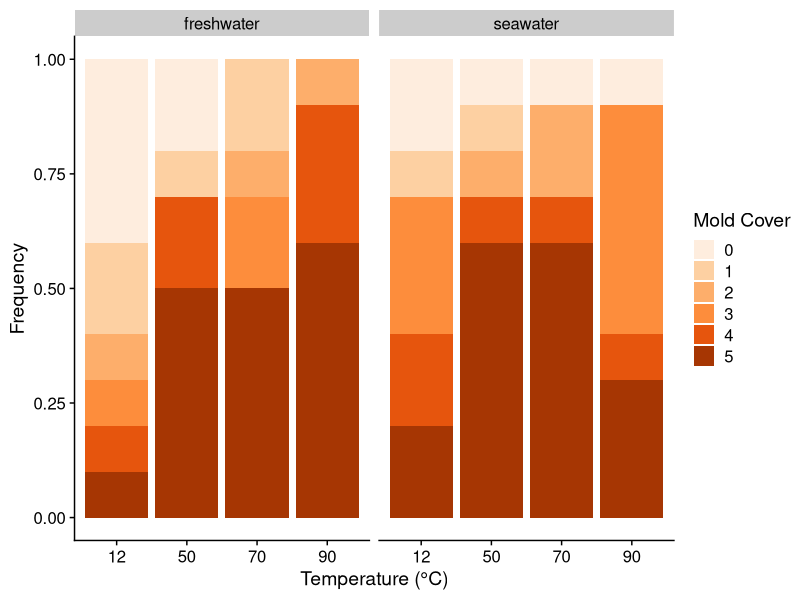

Here is the R script that generated this plot:
## ---- chunk 1
knitr::opts_chunk$set(echo = TRUE)
## ---- chunk 2
library(tidyverse)
library(cowplot)
library(ggplot2)
library(here)
## ---- chunk 3
tunidata <- read.csv("tunicate_master.csv")
## ---- chunk 4
tuni_stacked = tunidata %>%
  group_by(mold_cover, temperature_c, water_type) %>%
  summarise(frequency = n())%>%
  mutate(temperature_c=  as.factor(temperature_c))
## ---- chunk 5
ggplot(tuni_stacked, aes(y = frequency, x = temperature_c, fill = as.factor(mold_cover))) +
  geom_bar(stat = "identity", position = "fill") +
  facet_grid(. ~ water_type) +
  labs(x ="Temperature (°C)", y = "Frequency")+
  scale_fill_brewer(palette = "Oranges", direction=1) +
  labs(fill = "Mold Cover") +
  theme_cowplot()
